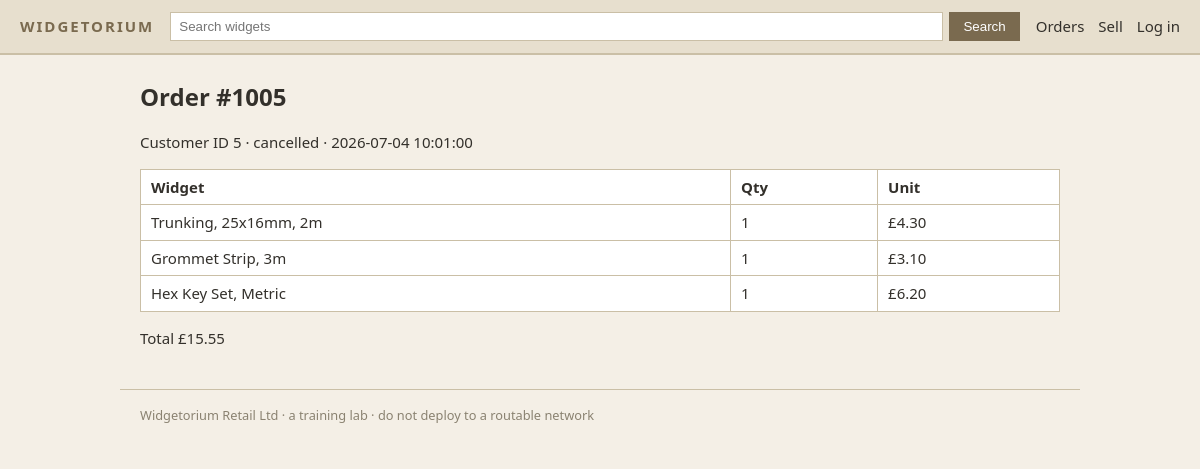
/webapp/src/order.php?id=1005, run on the app's committed database.
### tables this page shows
CREATE TABLE orders (
  id             INT AUTO_INCREMENT PRIMARY KEY,
  customer_id    INT           NOT NULL,
  total          DECIMAL(10,2) NOT NULL DEFAULT 0.00,
  status         ENUM('pending','paid','shipped','cancelled') NOT NULL DEFAULT 'paid',
  created_at     DATETIME      NOT NULL DEFAULT CURRENT_TIMESTAMP
);

CREATE TABLE order_items (
  id             INT AUTO_INCREMENT PRIMARY KEY,
  order_id       INT           NOT NULL,
  product_id     INT           NOT NULL,
  qty            INT           NOT NULL DEFAULT 1,
  unit_price     DECIMAL(10,2) NOT NULL DEFAULT 0.00
);

CREATE TABLE products (
  id             INT AUTO_INCREMENT PRIMARY KEY,
   
  name           VARCHAR(255)  NOT NULL,
  description     TEXT          NULL,
  price          DECIMAL(10,2) NOT NULL DEFAULT 0.00,
  stock          INT           NOT NULL DEFAULT 0,
   
  owner_user_id  INT           NULL,
  created_at     DATETIME      NOT NULL DEFAULT CURRENT_TIMESTAMP
);

### webapp/src/order.php (called while the page is built, shortened)
<?php
require __DIR__ . '/orders.php';

### webapp/src/lib/db.php (called while the page is built, shortened)
<?php
function wdg_config(): array
{
    static $cfg = null;
    if ($cfg === null) {
        $cfg = require __DIR__ . '/../config.php';
    }
    return $cfg;
}
function wdg_db(): PDO
{
    static $pdo = null;
    if ($pdo instanceof PDO) {
        return $pdo;
    }
    $c = wdg_config()['db'];
    $dsn = "mysql:host={$c['host']};dbname={$c['name']};charset=utf8mb4";
    for ($i = 0; $i < 30; $i++) {
        try {
            $pdo = new PDO($dsn, $c['user'], $c['pass'], [
                PDO::ATTR_ERRMODE            => PDO::ERRMODE_EXCEPTION,
                PDO::ATTR_DEFAULT_FETCH_MODE => PDO::FETCH_ASSOC,
                PDO::ATTR_EMULATE_PREPARES   => true,
            ]);
            return $pdo;
        } catch (PDOException $e) {
            $lastErr = $e;
            sleep(1);
        }
    }
    exit;
}
function wdg_prepare(string $sql): PDOStatement
{
    try {
        return wdg_db()->prepare($sql);
    } catch (PDOException $e) {
        wdg_sql_error($sql, $e);
    }
}

### webapp/src/orders.php (the view, shortened to what this page needs)
<?php
require_once __DIR__ . '/lib/helpers.php';
$viewId = isset($_GET['id']) ? (int) $_GET['id'] : 0;
if ($viewId > 0) {
    $st = wdg_prepare("SELECT * FROM orders WHERE id = :id");
    $st->execute([':id' => $viewId]);
    $order = $st->fetch();
    $ist = wdg_prepare(
        "SELECT oi.qty, oi.unit_price, p.name
           FROM order_items oi JOIN products p ON p.id = oi.product_id
          WHERE oi.order_id = :id"
    );
    $ist->execute([':id' => $viewId]);
    $items = $ist->fetchAll();
    ?>
    <h1>Order #<?= (int) $order['id'] ?></h1>
    <p>Customer ID <?= (int) $order['customer_id'] ?> &middot;
       <?= htmlspecialchars($order['status']) ?> &middot;
       <?= htmlspecialchars($order['created_at']) ?></p>
    <table class="list">
      <thead><tr><th>Widget</th><th>Qty</th><th>Unit</th></tr></thead>
      <tbody>
      <?php foreach ($items as $it): ?>
        <tr><td><?= htmlspecialchars($it['name']) ?></td>
            <td><?= (int) $it['qty'] ?></td>
            <td><?= wdg_money($it['unit_price']) ?></td></tr>
      <?php endforeach; ?>
      </tbody>
    </table>
    <p class="price">Total <?= wdg_money($order['total']) ?></p>
    <?php
    exit;
}
?>

### webapp/src/assets/style.css (style rules this page uses)
:root { --beige: #f4efe6; --beige-dark: #e7dfce; --ink: #33302b; --accent: #7a6a4f; --line: #cabfa6; }
* { box-sizing: border-box; }
body { margin: 0; font: 15px/1.5 "Segoe UI", Tahoma, Verdana, sans-serif; color: var(--ink); background: var(--beige); }
h1 { font-size: 1.5rem; }
table.list, table.kv { width: 100%; border-collapse: collapse; background: #fff; }
table.list th, table.list td, table.kv th, table.kv td { border: 1px solid var(--line); padding: 6px 10px; text-align: left; }

### data on the page
orders: id "1005", customer "5", status "cancelled", created_at "2026-07-04 10:01:00", total "£15.55"
order_items: product.name "Trunking, 25x16mm, 2m", qty "1", unit_price "£4.30"
order_items: product.name "Grommet Strip, 3m", qty "1", unit_price "£3.10"
order_items: product.name "Hex Key Set, Metric", qty "1", unit_price "£6.20"
